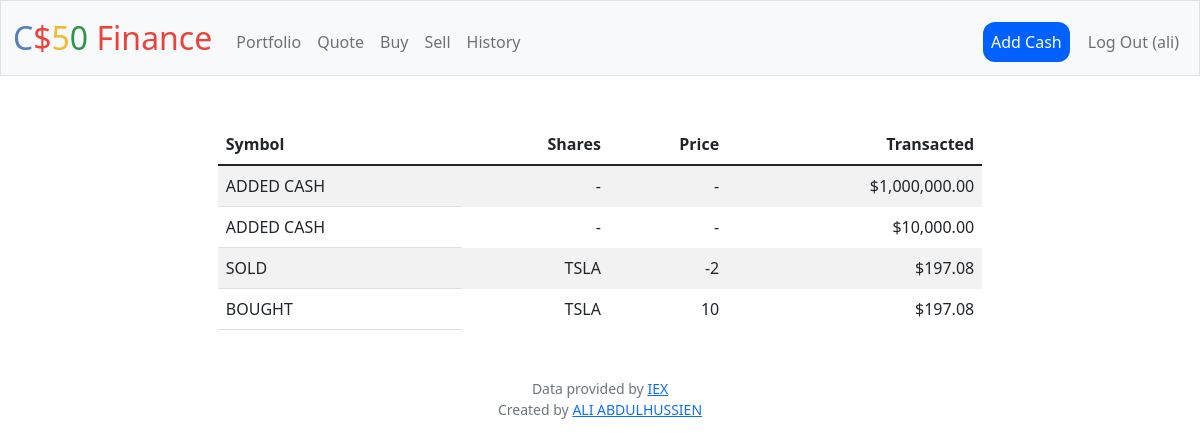
Screenshot of /history (signed in) with the database file from the repository.
### tables this page shows
CREATE TABLE history (id INTEGER PRIMARY KEY AUTOINCREMENT NOT NULL, user_id TEXT NOT NULL, type TEXT NOT NULL, symbol TEXT NOT NULL, shares INTEGER NOT NULL, price INTEGER NOT NULL, time DATETIME DEFAULT (datetime('now', 'localtime')));

### app.py (the view)
@app.route("/history")
@login_required
def history():
    historydb = db.execute(
        "SELECT id, type, symbol, shares, price, time FROM history WHERE user_id = ? ORDER BY time DESC", session["user_id"])
    values = {}
    for stock in historydb:
        key = stock['id']
        elem = stock["price"]
        for stock in historydb:
            values[key] = elem
    for elem in values:
        values[elem] = usd(values[elem])
    return render_template("history.html", history=historydb, values=values)

### app.py (called while the page is built)
@app.after_request
def after_request(response):
    response.headers["Cache-Control"] = "no-cache, no-store, must-revalidate"
    response.headers["Expires"] = 0
    response.headers["Pragma"] = "no-cache"
    return response

### helpers.py (called while the page is built)
def login_required(f):
    @wraps(f)
    def decorated_function(*args, **kwargs):
        if session.get("user_id") is None:
            return redirect("/login")
        return f(*args, **kwargs)
    return decorated_function

def usd(value):
    return f"${value:,.2f}"

### templates/history.html (shortened to what this page needs)
{% extends "layout.html" %}
{% block main %}
    <table class="table table-striped">
        <thead>
            <tr>
                <th class="text-start" scope="col">Symbol</th>
                <th class="text-end" scope="col">Shares</th>
                <th class="text-end" scope="col">Price</th>
                <th class="text-end" scope="col">Transacted</th>
            </tr>
            </thead>
            <tbody>
        {% for row in history %}
        <tr>
            <td class="text-start">{{ row["type"] }}</td>
            <td class="border-0  text-end">{{ row["symbol"] }}</td>
            <td class="border-0  text-end">{{ row["shares"] }}</td>
            <td class="border-0  text-end">{{ values[row["id"]] }}</td>
        </tr>
        {% endfor %}
    </tbody>
    </table>
{% endblock %}

### static/styles.css (style rules this page uses)
.table { width: 65%; justify-content: center; margin: auto; }

### rows the page displays
history: type "ADDED CASH", symbol "-", shares "-", price "$1,000,000.00"
history: type "ADDED CASH", symbol "-", shares "-", price "$10,000.00"
history: type "SOLD", symbol "TSLA", shares "-2", price "$197.08"
history: type "BOUGHT", symbol "TSLA", shares "10", price "$197.08"

### other values shown
{{ session["username"] }} "ali"
